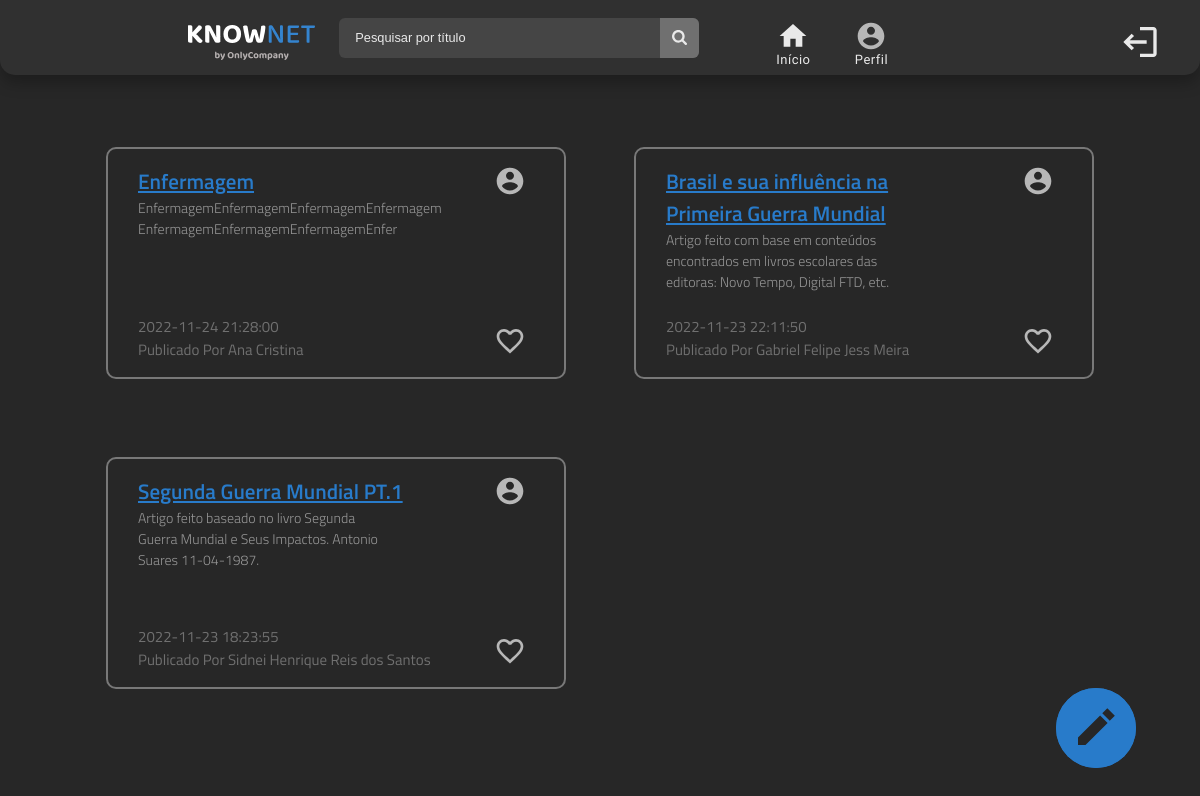
Screenshot of /pages/users/home.php (signed in) with the database file from the repository.
### tables this page shows
CREATE TABLE `publicacoes` (
  `id` int(11) NOT NULL,
  `titulo` varchar(100) NOT NULL,
  `descricao` varchar(255) NOT NULL,
  `resumo` longtext NOT NULL,
  `artigo` longtext NOT NULL,
  `conteudo` int(11) NOT NULL,
  `usuario` int(11) NOT NULL,
  `datahora_publicacao` datetime NOT NULL
);

CREATE TABLE `users` (
  `id` int(11) NOT NULL,
  `nome` varchar(50) NOT NULL,
  `email` varchar(100) NOT NULL,
  `senha` varchar(20) NOT NULL,
  `data_nascimento` date NOT NULL,
  `tipo_user` int(1) NOT NULL,
  `biografia` varchar(255) DEFAULT NULL
);

### pages/users/home.php (the view, shortened to what this page needs)
<?php
    include('../../database/conexao.php');
?>
<!DOCTYPE html>
<html>
    <head>
        <link rel="stylesheet" href="../../styles/styles.css">
    </head>
    <body>
        <?php include('../templates/header.php')?>
        <div class = "container-home">
            <?php
                if ($resultPublicacoes->num_rows>=1){
                    while($publicacoes_data = mysqli_fetch_assoc($resultPublicacoes)){
                        $id_usuario = $publicacoes_data['usuario'];
                        $sqluser = "SELECT nome FROM users WHERE id = $id_usuario";
                        $resultuser = $mysqli->query($sqluser);
                        $row_user = mysqli_fetch_assoc($resultuser);
                        $nome_user = $row_user['nome'];
                        $id_publicacao = $publicacoes_data['id'];
                        $titulo = $publicacoes_data['titulo'];
                        $descricao = $publicacoes_data['descricao'];
                        $datahora_publicacao = $publicacoes_data['datahora_publicacao'];
                        if ($_SESSION['id'] == $publicacoes_data['usuario']){
                            echo "
                                <div class = 'publicacao'>
                                    <div class = 'section-left-publi'>
                                        <a href='../publicacao_expandida/publicacao_expandida.php?id=$id_publicacao' class = 'a-titulo'><h1> $titulo </h1></a>
                                        <p>$descricao</p>
                                        <h2> $datahora_publicacao </h2>
                                        <h2> Publicado Por $nome_user </h2>
                                    </div>
                                    <div class = 'section-right-publi'>
                                        <a href = '../perfil/perfil.php'> <img src = '../../assets/Perfil.svg' alt = 'perfil-image'></a>
                                        <div class = 'buttons'>
                                            <a href = '../publicacoes/publicacoes_upd_scr.php?id=$id_publicacao'> <img src = '../../assets/Edit.svg' alt = 'edit-button'> </a>
                                            <a href = '../publicacoes/publicacoes_del_prc.php?id=$id_publicacao'> <img src = '../../assets/Delete.svg' alt = 'delete-button'> </a>
                                            <a onClick = 'return changeLike($id_publicacao);'><img src = '../../assets/Like.svg' alt = 'like-button' id='like-$id_publicacao'> </a>
                                        </div>
                                    </div>
                                </div>
                                ";
                        }
                        else {
                            echo "
                            <div class = 'publicacao'>
                                <div class = 'section-left-publi'>
                                    <a href='../publicacao_expandida/publicacao_expandida.php?id=$id_publicacao'><h1> $titulo </h1></a>
                                    <p>$descricao</p>
                                    <h2> $datahora_publicacao </h2>
                                    <h2> Publicado Por $nome_user </h2>
                                </div>
                                <div class = 'section-right-publi'>
                                    <a href = '../perfil_users/perfil_user.php?iduser=$id_usuario'> <img src = '../../assets/Perfil.svg' alt = 'perfil-image'> </a>
                                    <a onClick = 'return changeLike($id_publicacao);' > <img src = '../../assets/Like.svg' alt = 'like-button' id = 'like-$id_publicacao'> </a>
                                </div>
                            </div>
                            ";
                        }
                    }
                } else{
                    if(!empty($_GET['search'])){
                        echo"<h1 class='white font'>Sem resultados para a busca!</h1>";
                    }else{
                        echo"<h1 class='white font'>Nada Foi Publicado Ainda!</h1>";
                    }
                }
            ?>
        </div>
        <div id = "button-postar">
            <button onClick = "document.location.href='../publicacoes/publicar.php'"  id = "button-postar">
                    <img src = "../../assets/Pencil.svg" alt = "pencil">
            </button>
        </div>
    </body>
</html>

### pages/templates/header.php (shortened to what this page needs)
<?php
    include('../../database/conexao.php');
    if(!empty($_GET['search'])){
        $data = $_GET['search'];
        $sqlPublicacoes = "SELECT * FROM publicacoes WHERE titulo LIKE '%$data%' ORDER BY datahora_publicacao desc";
    }else{
        $sqlPublicacoes = "SELECT * FROM publicacoes ORDER BY datahora_publicacao desc";
    }
    $resultPublicacoes = $mysqli->query($sqlPublicacoes);
?>
<head>
</head>
<header>
    <img src="../../assets/Logo.svg" alt="logo" class="logo">
    <div class="barraPesquisar">
        <input type="text" name = "inputPesquisar" id="inptPesquisar" placeholder="Pesquisar por título" class="input">
        <button onClick= "searchData()" class="btnPesquisar">
            <img src="../../assets/LupaIcon.svg" alt= "Botão pesquisar" class="lupa">
        </button>
    </div>
    <div class="iconsNav">
        <div class="section-left">
            <a href = "../users/home.php" class="Inicio">
                <img src="../../assets/HomeIcon.svg" alt="Home-Icon">
                <p>Início</p>
            </a>
            <a href= "../perfil/perfil.php" class="Perfil">
                <img src="../../assets/Perfil.svg" alt="Doubts-Icon">
                <p>Perfil</p>
            </a>
        </div>
        <div class="section-right">
            <a href= "../../database/logout.php" class="Doubts">
                <img src="../../assets/LogOut.svg" alt="LogOut-Icon">
            </a>
        </div>
    </div>
</header>

### styles/styles.css (style rules this page uses)
:root { --black: #272727; --white: #FFFFFF; --grey: #787878; --light_grey: #BABABA; --p_grey: #969696; --strong_grey: #707070; --blue: #287BCA; --strong_blue: #04396A; }
a { text-decoration: none; }
* { margin: 0; padding: 0; }
body { width: 100%; background-color: var(--black); }
.container-home { display: grid; grid-template-columns: 50% 50%; justify-items: center; row-gap: 10%; margin: 6% 6%; }
.publicacao { display: flex; justify-content: space-between; width: 75%; height: 196px; border: 2px solid var(--grey); border-radius: 10px; padding: 16px 30px; margin-bottom: 5%; }
.publicacao h1 { font-family: 'Titillium Web', sans-serif; font-weight: 600; color: var(--blue); font-size: 21px; text-decoration: underline; overflow: hidden; text-overflow: ellipsis; }
.publicacao p { font-family: 'Titillium Web', sans-serif; font-weight: 300; width: 85%; height: 60%; color: var(--p_grey); font-size: 14px; }
.publicacao h2 { font-family: 'Titillium Web', sans-serif; font-weight: 400; color: var(--strong_grey); font-size: 15px; }
.section-left-publi { width: 75%; }
.section-right-publi { width: 25%; }
.section-left-publi , .section-right-publi { display: flex; flex-direction: column; justify-content: space-between; }
.section-right-publi { align-items: flex-end; }
.section-right-publi a img { width: 32px; margin: 0 8px; }
#button-postar { position: fixed; width: 80px; height: 80px; border-radius: 50%; background-color: var(--blue); border: none; bottom: 32px; right: 64px; }
#button-postar img { width: 48px; }

### styles/header.php (style rules this page uses)
* { margin: 0; padding: 0; }
header { background-color: #303030; display: flex; flex-direction: row; align-items: center; padding: 8px; border-bottom-left-radius: 15px; border-bottom-right-radius: 15px; font-family: 'Baloo 2' , cursive; font-size: 13px; letter-spacing: 0.03rem; box-shadow: 0px 9px 15px -1px rgba(0, 0, 0, 0.25); }
.logo { margin-left: 15%; margin-right: 2% ; width: 130px; }
.barraPesquisar { display: flex; justify-content: space-between; width: 100%; max-width: 360px; border-radius: 6px; background-color: #454545; }
.input { outline: none; border: none; background: none; width: 88%; height: 24px; font-size: 0.8rem; color: #E9E9E9; margin: 8px 16px; }
.btnPesquisar { display: flex; justify-content: center; align-items: center; width: 12%; background-color: #707070; border-bottom-right-radius: 6px; border-top-right-radius: 6px; border: none; }
.lupa { width: 38%; align-self: center; }
.iconsNav { display: flex; flex-direction: row; width: 100%; justify-content: space-between; align-items: center; margin: 12px 32px 0 24px; }
.iconsNav .section-left a { display: flex; flex-direction: column; align-items: center; width: 16px; text-decoration: none; color: #E9E9E9; }
.iconsNav .section-left a img { width: 32px; }
.section-left { width: 50%; display: flex; justify-content: space-evenly; }

### rows the page displays
publicacoes: titulo "Enfermagem", descricao "EnfermagemEnfermagemEnfermagemEnfermagem EnfermagemEnfermagemEnfermagemEnfer", datahora_publicacao "2022-11-24 21:28:00", usuario.nome "Ana Cristina"
publicacoes: titulo "Brasil e sua influência na Primeira Guerra Mundial", descricao "Artigo feito com base em conteúdos encontrados em livros escolares das editoras: Novo Tempo, Digital FTD, etc.", datahora_publicacao "2022-11-23 22:11:50", usuario.nome "Gabriel Felipe Jess Meira"
publicacoes: titulo "Segunda Guerra Mundial PT.1", descricao "Artigo feito baseado no livro Segunda Guerra Mundial e Seus Impactos. Antonio Suares 11-04-1987.", datahora_publicacao "2022-11-23 18:23:55", usuario.nome "Sidnei Henrique Reis dos Santos"
